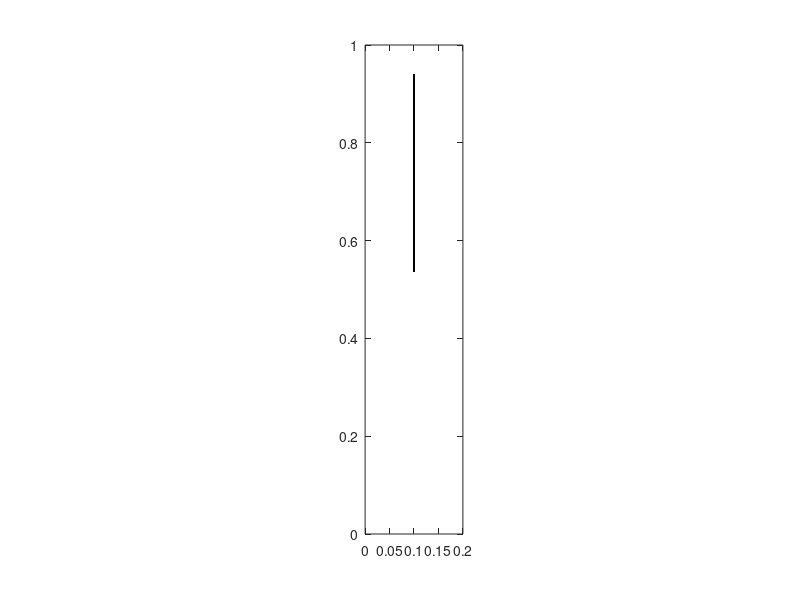

This figure's MATLAB source: (Note: this script raises an error after producing the figure.)
%% Immersed Boundary Method, 2D
% Flexible ribbon filament;

% Some ideas: Ktt should be greater than Kt, for at least an order;
% Bending regidity is important. If zero, huge vibration. Best value not
% find yet.

%% Initialize Parameter
clear
global Lx Ly Nx Ny Ks Kb Kt rho M mu g dt;
global h ipx ipy imx imy Nb ds kp km;
global a;
movie_or_not = 0; % whether export movie; 1->yes; 0->no.

% Global parameters
Lx = 0.2; % x size
Ly = 1; % y size
Nx = 64; % x mesh size
Ny = Nx/Lx*Ly; % y mesh size
Ks = 1e6; % stretch coefficient
Kb = 1e2; % bending rigidity
Kt = 1e6; % between massless and massive filament
% Ktt = 1e8; % target point
rho = 1; % fluid density
M = 1; % filament density
mu = 1e-2; % fluid viscosity
g = 0; % gravity
tmax = 1; % time range
dt = 1e-7; % discretize time
clockmax = ceil(tmax/dt);
alpha0 = 1e4;

% Mesh
h = Lx/Nx; % grid size
ipx = [(2:Nx),1];
ipy = [(2:Ny),1];
imx = [Nx,(1:(Nx-1))];
imy = [Ny,(1:(Ny-1))];

% parameters specific for this code: filament.
L = 0.4; % length of the filament
Nb = ceil(L/(h/2))+1; 
ds = h/2;
kp = [(2:Nb),1];
km = [Nb,(1:(Nb-1))];
ZX = Lx/2; % fixed point; first point of the filament
ZY = 15*Ly/16; % Y
alpha = -pi/2; % initial tilted angle; -pi/2 -> vertical down

% parameters specific for flow field.
u0 = -1.0; % initial uniform flow field velocity
dvorticity = 2; % delta vorticity, used to plot vorticity field
values= [(-100*dvorticity):dvorticity:(-1*dvorticity), ...
    (1*dvorticity):dvorticity:(100*dvorticity)];

if movie_or_not == 1
    video = VideoWriter('targeted_massive_filament4.mp4','MPEG-4');
    video.FrameRate = 30;
    open(video);
end

%% Initialize Boundary and Flow Field
% generate a filament
X = zeros(Nb,2); % Boundary points
X(:,1) = ZX + ds*(0:(Nb-1))*cos(alpha);
X(:,2) = ZY + ds*(0:(Nb-1))*sin(alpha);
Y = X; % Massive boundary
Z = [ZX ZY]; % Fix the first point;
V = zeros(Nb,2);
% Coordinates, [0 h 2h ... L-h]
% Matrix index, (1 2 ... N)

% velocity of fluid flow
u=zeros(Nx,Ny,2);
[y,x] = meshgrid(0:h:Ly-h,0:h:Lx-h);
% u(:,:,2) = sin(2*pi*x/(Ly));
u(:,:,2) = u0;

% vorticity: v_x - u_y; contour plot vorticity.
vorticity=(u(ipx,:,2)-u(imx,:,2)-u(:,ipy,1)+u(:,imy,1))/(2*h);
% dvorticity=(max(max(vorticity))-min(min(vorticity)))/5;
% values= (-10*dvorticity):dvorticity:(10*dvorticity);
% valminmax=[min(values),max(values)];

figure('Position', [1 1 round(1000*Lx) round(1000*Ly)])
% set(gcf,'double','on');
% contour(x,y,vorticity,values);
contour(x,y,vorticity)
hold on
plot(X(:,1),X(:,2),'k.');
axis([0,Lx,0,Ly]);
% caxis(valminmax);
axis equal
axis manual
drawnow;
if movie_or_not == 1
    writeVideo(video,getframe(gcf));
end
hold off

%% 4D matrix, fluid solver
a = zeros(Nx,Ny,2,2); a(:,:,1,1) = ones(Nx,Ny); a(:,:,2,2) = ones(Nx,Ny);
for m1=0:(Nx-1)
  for m2=0:(Ny-1)
    if~(((m1==0)||(m1==Nx/2))&&((m2==0)||(m2==Ny/2)))
      t=[2*pi/Nx;2*pi/Ny].*[m1;m2];
      s=sin(t);
      ss=(s*s')/(s'*s);
%     a(m1+1,m2+1,:,:)=a(m1+1,m2+1,:,:)-(s*s')/(s'*s);
      a(m1+1,m2+1,1,1)=a(m1+1,m2+1,1,1)-ss(1,1);
      a(m1+1,m2+1,1,2)=a(m1+1,m2+1,1,2)-ss(1,2);
      a(m1+1,m2+1,2,1)=a(m1+1,m2+1,2,1)-ss(2,1);
      a(m1+1,m2+1,2,2)=a(m1+1,m2+1,2,2)-ss(2,2);
    end
  end
end
for m1=0:(Nx-1)
  for m2=0:(Ny-1)
    t=[pi/Nx;pi/Ny].*[m1;m2];
    s=sin(t);
    a(m1+1,m2+1,:,:)=a(m1+1,m2+1,:,:)...
                    /(1+(dt/2)*(mu/rho)*(4/(h*h))*(s'*s));
  end
end

%% Calculation
for clock=1:clockmax
%   u(:,end-1:end,1) = 0;
%   u(:,end-1:end,2) = u0;
  XX = X + (dt/2)*interp(u,X);
  YY = Y + (dt/2)*V;
  FF = ForceFilament(XX,YY,Z);
  ff = spread_Filament(FF,XX);
  ff(:,end-1:end,1) = ff(:,end-1:end,1) + alpha0*(-u(:,end-1:end,1));
  ff(:,end-1:end,2) = ff(:,end-1:end,2) + alpha0*(u0-u(:,end-1:end,2));
  [u,uu] = fluid(u,ff);
  FF = Kt*(YY-XX);
  VV = V + (-FF)*(dt/2)/M;
  X = X + dt*interp(uu,XX);
  Y = Y + dt*VV;
  V = V + (-FF)*dt/M;
  
  % Animation
  if mod(clock,1000)==0
      vorticity=(u(ipx,:,2)-u(imx,:,2)-u(:,ipy,1)+u(:,imy,1))/(2*h);
      disp(max(max(vorticity))-min(min(vorticity)));
      contour(x,y,vorticity,values)
      colormap cool
      hold on
      plot(mod(X(:,1),Lx),mod(X(:,2),Ly),'k.')
      hold on
      plot(ZX, ZY,'ro')
      axis([0,Lx,0,Ly])
%       caxis(valminmax)
      axis equal
      axis manual
      title(['time = ',num2str(clock*dt)])
      drawnow
      hold off
      if movie_or_not == 1
        writeVideo(video,getframe(gcf));
      end
      disp(clock*dt);
  end
end
%%
if movie_or_not == 1
    close(video);
end
